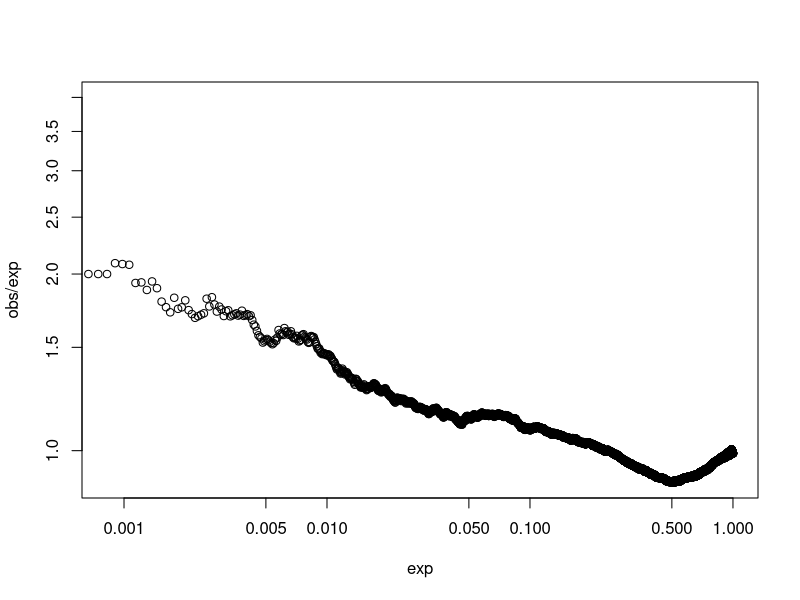
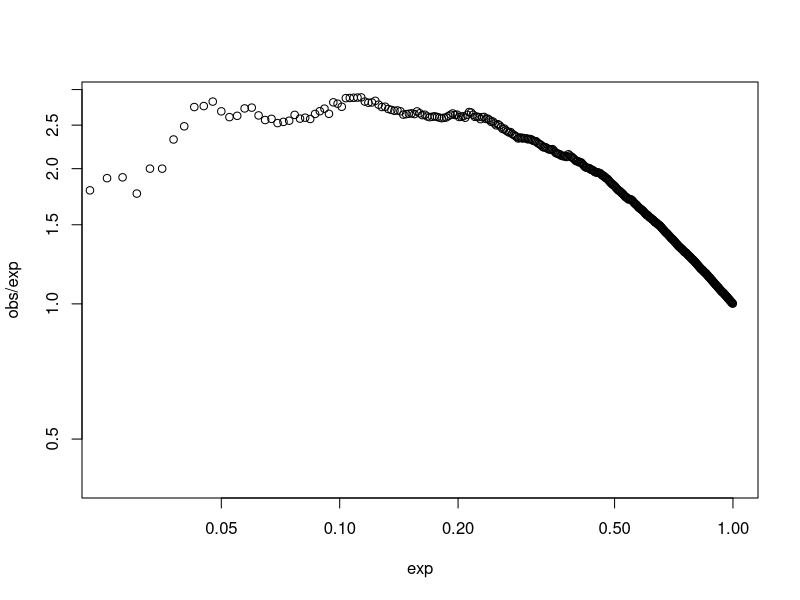
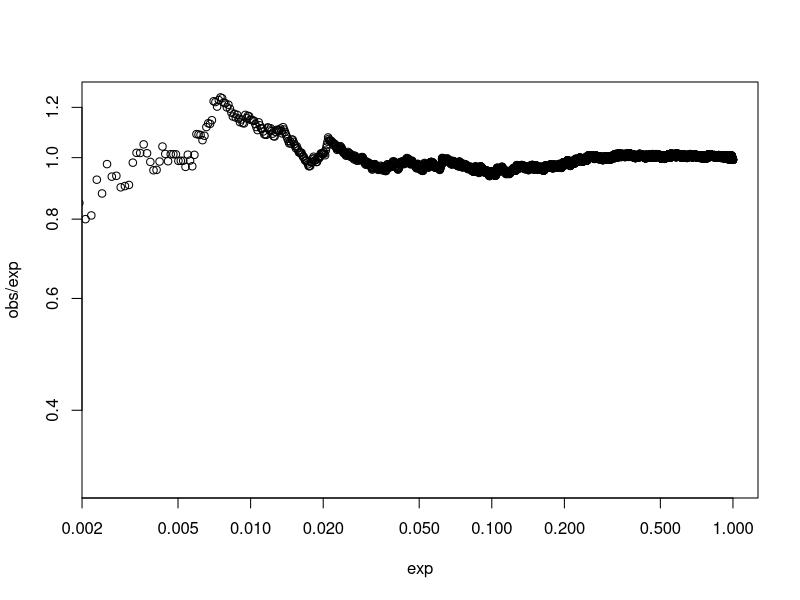
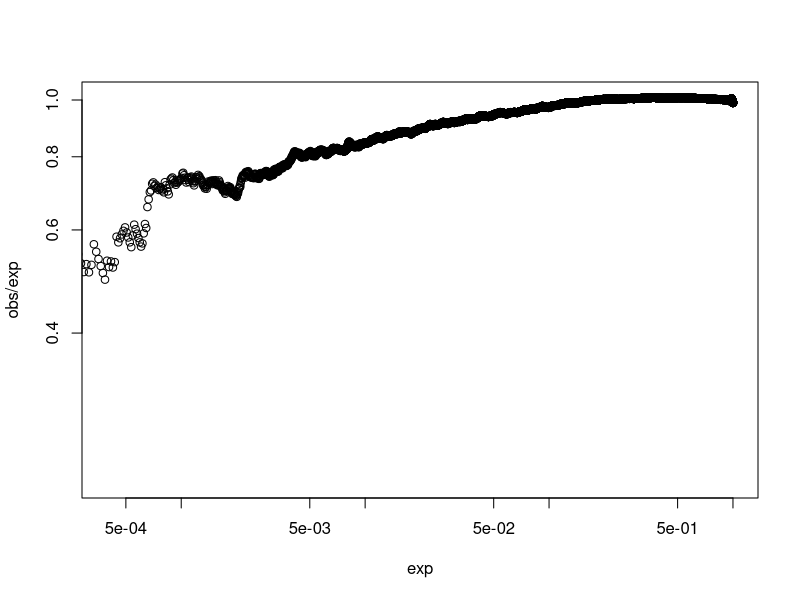
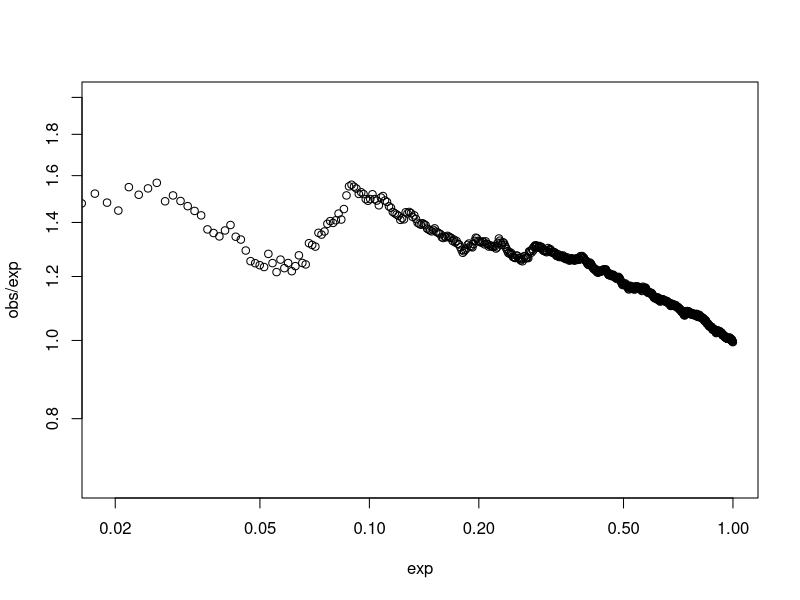

These figures' R source, in order:
## ---- chunk 1
knitr::opts_chunk$set(error=FALSE, warning=FALSE, message=FALSE)
knitr::opts_chunk$set(fig.path="figures-peak/")
## ---- chunk 2
group <- rep(c("A", "B"), each=2)
nlibs <- length(group)
design <- model.matrix(~group)
## ---- chunk 3
library(edgeR)
set.seed(90000)
P <- 1/0.1
n.sites <- 1e5
db.sites <- n.sites*0.1
is.null <- seq_len(n.sites)
counts <- rbind(matrix(rnbinom(n.sites*nlibs, mu=50, size=P), ncol=nlibs, byrow=TRUE),
                matrix(rnbinom(db.sites*nlibs, mu=c(100, 100, 0, 0), size=P), ncol=nlibs, byrow=TRUE))
## ---- chunk 4
plotAlpha <- function(pvals, ylab="Observed/specified", xlab="Specified", xlim=NULL, ...) {
    exp <- (seq_along(pvals) - 0.5)/length(pvals)
    n <- findInterval(exp, sort(pvals))
    obs <- n/length(pvals)
    if (is.null(xlim)) { # Stable at 20 observations.
        xlim <- c(exp[which(n >= 20)[1]], 1)
    }
    plot(exp, obs/exp, log="xy", xlim=xlim, ...)
}
## ---- chunk 5
top.al2 <- apply(counts, 1, FUN=function(x) { sort(x)[nlibs-1] })
keep.al2 <- length(top.al2) - rank(top.al2, ties.method="random") +1 <= 20000
summary(which(keep.al2) %in% is.null)
## ---- chunk 6
y.al2 <- DGEList(counts[keep.al2,], lib.size=rep(1e6, nlibs))
y.al2 <- estimateDisp(y.al2, design)
y.al2$common.dispersion
## ---- chunk 7
fit.al2 <- glmQLFit(y.al2, design, robust=TRUE)
res.al2 <- glmQLFTest(fit.al2)
mean(res.al2$table$PValue[which(keep.al2) %in% is.null] <= 0.001)
plotAlpha(res.al2$table$PValue[which(keep.al2) %in% is.null])
## ---- chunk 8
top.u <- apply(counts, 1, FUN=function(x) { max(x) })
keep.u <- length(top.u) - rank(top.u, ties.method="random") +1 <= 5000
summary(which(keep.u) %in% is.null)
## ---- chunk 9
y.u <- DGEList(counts[keep.u,], lib.size=rep(1e6, nlibs))
y.u <- estimateDisp(y.u, design)
y.u$common.dispersion
## ---- chunk 10
fit.u <- glmQLFit(y.u, design, robust=TRUE)
res.u <- glmQLFTest(fit.u)
mean(res.u$table$PValue[which(keep.u) %in% is.null] <= 0.05)
plotAlpha(res.u$table$PValue[which(keep.u) %in% is.null])
## ---- chunk 11
top.m <- rowMeans(counts)
keep.m <- length(top.m) - rank(top.m, ties.method="random") +1 <= 10000
summary(which(keep.m) %in% is.null)
## ---- chunk 12
y.m <- DGEList(counts[keep.m,], lib.size=rep(1e6, nlibs))
y.m <- estimateDisp(y.m, design)
y.m$common.dispersion
## ---- chunk 13
fit.m <- glmQLFit(y.m, design, robust=TRUE)
res.m <- glmQLFTest(fit.m)
mean(res.m$table$PValue[which(keep.m) %in% is.null] <= 0.01)
plotAlpha(res.m$table$PValue[which(keep.m) %in% is.null])
## ---- chunk 14
set.seed(100000)
P.n <- rchisq(n.sites, df=10)
P.db <- rchisq(db.sites, df=10)
counts <- rbind(matrix(rnbinom(n.sites*nlibs, mu=50, size=P.n), ncol=nlibs, byrow=TRUE),
                matrix(rnbinom(db.sites*nlibs, mu=c(100, 100, 0, 0), size=P.db), ncol=nlibs, byrow=TRUE))
## ---- chunk 15
y.all <- DGEList(counts, lib.size=rep(1e6, nlibs))
y.all <- estimateDisp(y.all, design)
y.all$common.dispersion
fit.all <- glmQLFit(y.all, design, robust=TRUE)
res.all <- glmQLFTest(fit.all)
mean(res.all$table$PValue[is.null] <= 0.01)
plotAlpha(res.all$table$PValue[is.null])
## ---- chunk 16
top.m2 <- rowMeans(counts)
keep.m2 <- length(top.m2) - rank(top.m2, ties.method="random") +1 <= 1000
summary(which(keep.m2) %in% is.null)
y.m2 <- DGEList(counts[keep.m2,], lib.size=rep(1e6, nlibs))
y.m2 <- estimateDisp(y.m2, design)
y.m2$common.dispersion
## ---- chunk 17
fit.m2 <- glmQLFit(y.m2, design, robust=TRUE)
res.m2 <- glmQLFTest(fit.m2)
mean(res.m2$table$PValue[which(keep.m2) %in% is.null] <= 0.01)
plotAlpha(res.m2$table$PValue[which(keep.m2) %in% is.null])
## ---- chunk 18
sessionInfo()
